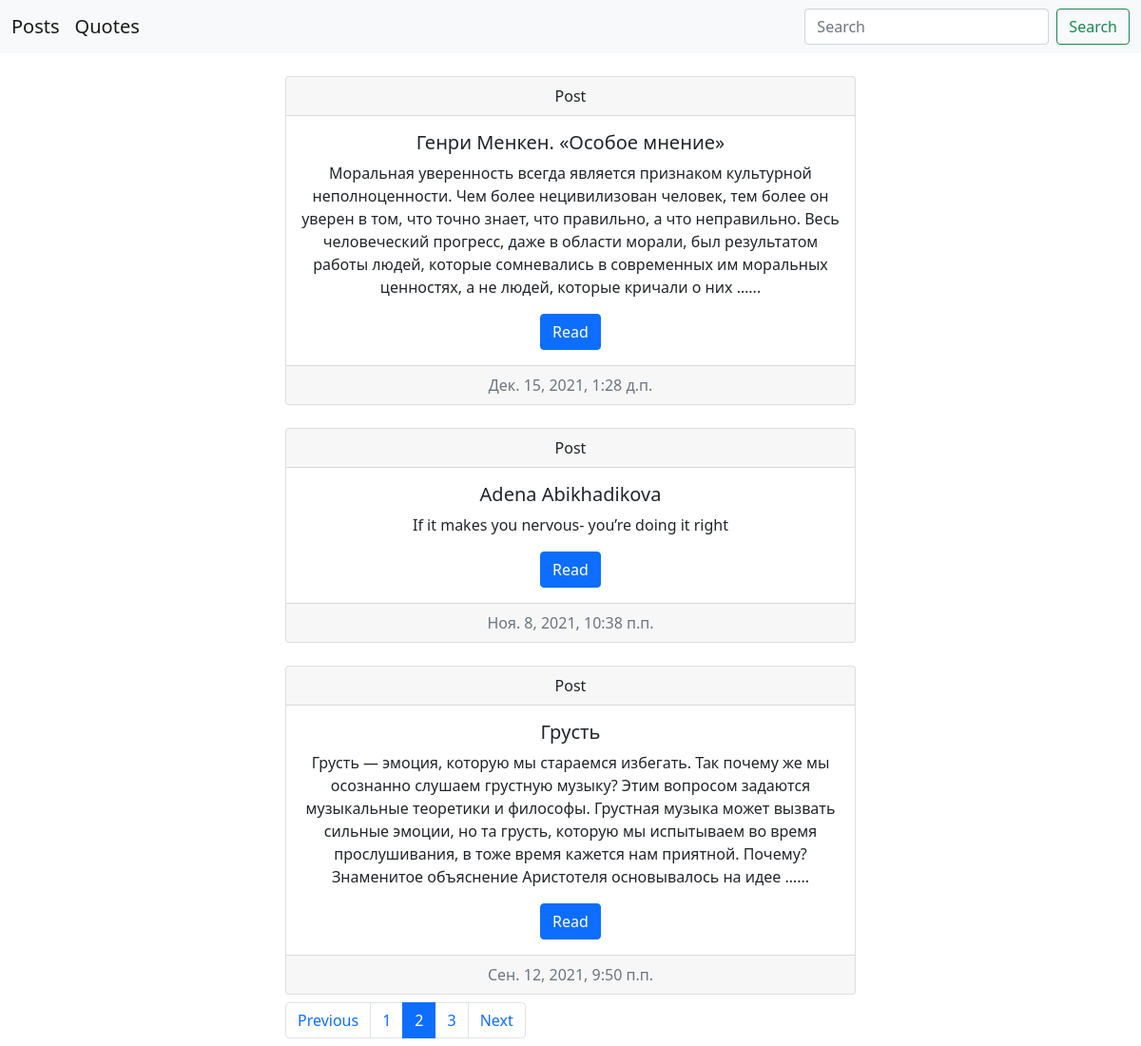
Screenshot of /?page=2 with the database file from the repository.
### mysite/models.py (models this page shows, shortened)
class Post(models.Model):
    title = models.CharField(max_length=200)
    slug = models.SlugField(max_length=200, blank=True, unique=True)
    text = models.TextField()
    created_date = models.DateTimeField(default=timezone.now)
    def get_absolute_url(self):
        return reverse('post_detail', kwargs={'slug':self.slug})

### mysite/views.py (the view)
# urls.py: path('', views.post_list, name='post_list'),
def post_list(request):
    search_query = request.GET.get('Search', '')
    if search_query:
        posts = Post.objects.filter(title__icontains=search_query)
    else:
        posts = Post.objects.order_by('-created_date')
    paginator = Paginator(posts, 3)
    page_number = request.GET.get('page', 3)
    page = paginator.get_page(page_number)
    is_paginated = page.has_other_pages()
    if page.has_previous():
        prev_url = '?page={}'.format(page.previous_page_number())
    else:
        prev_url = ''
    if page.has_next():
        next_url = '?page={}'.format(page.next_page_number())
    else:
        next_url = ''
    context = {
        'page_object': page,
        'is_paginated': is_paginated,
        'next_url': next_url,
        'prev_url': prev_url,
    }
    return render(request, 'mysite/post_list.html', context=context)

### templates/mysite/post_list.html (shortened to what this page needs)
{% extends "base.html" %}
{% block content %}
      {% for post in page_object %}
        <div id="carta" class="card col-4 text-center mt-4">
          <div class="card-header">
            Post
          </div>
          <div class="card-body">
            <h5 class="card-title">{{ post.title }}</h5>
            {% if post.text|length > 50 %}
            <p class="card-text">{{ post.text|truncatewords:50 }}...</p>
            {% else %}
            <p class="card-text">{{ post.text }}</p>
            {% endif %}
            <a href="{{ post.get_absolute_url }}" class="btn btn-primary">Read</a>
          </div>
          <div class="card-footer text-muted">
            {{ post.created_date }}
          </div>
        </div>
      {% endfor %}
      <nav aria-label="...">
        <ul class="pagination mt-2 mb-2" id="carta">
          <li class="page-item {% if not prev_url %} disabled {% endif %}">
            <a class="page-link" href="{{ prev_url }}">Previous</a>
          </li>
      {% for n in page_object.paginator.page_range %}
        {% if page_object.number == n %}
          <li class="page-item active" aria-current="page">
            <a class="page-link" href="?page={{ n }}">{{ n }}</a>
          </li>
        {% elif n > page_object.number|add:-3 and n < page_object.number|add:3 %}
          <li class="page-item">
            <a class="page-link" href="?page={{ n }}">{{ n }}</a>
          </li>
        {% endif %}
      {% endfor %}
        <li class="page-item {% if not next_url %} disabled {% endif %}">
          <a class="page-link" href="{{ next_url }}">Next</a>
        </li>
        </ul>
      </nav>
{% endblock %}

### static/css/main.css (style rules this page uses)
#carta { margin: auto; width: 50%; }

### rows the page displays
Post: title "Генри Менкен. «Особое мнение»", text "Моральная уверенность всегда является признаком культурной неполноценности. Чем более нецивилизован человек, тем более он уверен в том, что точно знает, что правильно, а что неправильно. Весь человеческий прогресс, даже в области морали, был результатом работы людей, которые сомневались в современных им моральных ценностях, а не людей, которые кричали о них …", created_date "Дек. 15, 2021, 1:28 д.п."
Post: title "Adena Abikhadikova", text "If it makes you nervous- you’re doing it right", created_date "Ноя. 8, 2021, 10:38 п.п."
Post: title "Грусть", text "Грусть — эмоция, которую мы стараемся избегать. Так почему же мы осознанно слушаем грустную музыку? Этим вопросом задаются музыкальные теоретики и философы. Грустная музыка может вызвать сильные эмоции, но та грусть, которую мы испытываем во время прослушивания, в тоже время кажется нам приятной. Почему? Знаменитое объяснение Аристотеля основывалось на идее …", created_date "Сен. 12, 2021, 9:50 п.п."

### other values shown
{{ n }} "1" "3"
{{ n }} "2"
